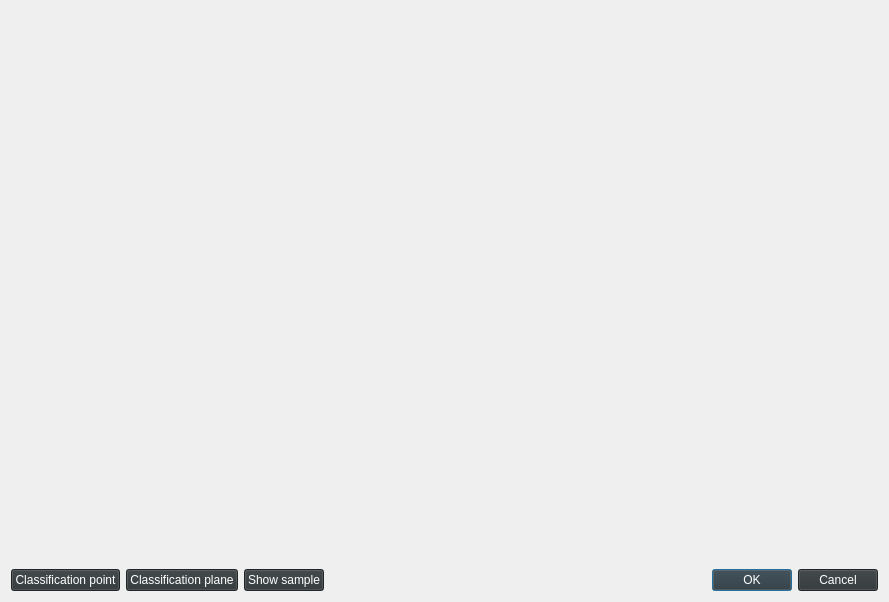
<?xml version="1.0" encoding="UTF-8"?>
<ui version="4.0">
 <class>Ploting</class>
 <widget class="QDialog" name="Ploting">
  <property name="geometry">
   <rect>
    <x>0</x>
    <y>0</y>
    <width>889</width>
    <height>602</height>
   </rect>
  </property>
  <property name="windowTitle">
   <string>Dialog</string>
  </property>
  <layout class="QGridLayout" name="gridLayout">
   <item row="1" column="0">
    <layout class="QHBoxLayout" name="horizontalLayout">
     <item>
      <widget class="QPushButton" name="pushButton">
       <property name="styleSheet">
        <string notr="true">border-color: rgb(46, 52, 54);
color: rgb(255, 255, 255);
background-color: rgb(46, 52, 54);
alternate-background-color: rgb(136, 138, 133);</string>
       </property>
       <property name="text">
        <string>Classification point</string>
       </property>
      </widget>
     </item>
     <item>
      <widget class="QPushButton" name="pushButton_2">
       <property name="styleSheet">
        <string notr="true">border-color: rgb(46, 52, 54);
color: rgb(255, 255, 255);
background-color: rgb(46, 52, 54);
alternate-background-color: rgb(136, 138, 133);</string>
       </property>
       <property name="text">
        <string>Classification plane</string>
       </property>
      </widget>
     </item>
     <item>
      <widget class="QPushButton" name="pushButton_3">
       <property name="styleSheet">
        <string notr="true">border-color: rgb(46, 52, 54);
color: rgb(255, 255, 255);
background-color: rgb(46, 52, 54);
alternate-background-color: rgb(136, 138, 133);</string>
       </property>
       <property name="text">
        <string>Show sample</string>
       </property>
      </widget>
     </item>
    </layout>
   </item>
   <item row="1" column="1">
    <widget class="QDialogButtonBox" name="buttonBox">
     <property name="styleSheet">
      <string notr="true">border-color: rgb(46, 52, 54);
color: rgb(255, 255, 255);
background-color: rgb(46, 52, 54);
alternate-background-color: rgb(136, 138, 133);</string>
     </property>
     <property name="orientation">
      <enum>Qt::Horizontal</enum>
     </property>
     <property name="standardButtons">
      <set>QDialogButtonBox::Cancel|QDialogButtonBox::Ok</set>
     </property>
    </widget>
   </item>
   <item row="0" column="0" colspan="2">
    <widget class="QCustomPlot" name="widget" native="true">
     <layout class="QVBoxLayout" name="verticalLayout_2"/>
    </widget>
   </item>
  </layout>
 </widget>
 <customwidgets>
  <customwidget>
   <class>QCustomPlot</class>
   <extends>QWidget</extends>
   <header>qcustomplot.h</header>
   <container>1</container>
  </customwidget>
 </customwidgets>
 <resources/>
 <connections>
  <connection>
   <sender>buttonBox</sender>
   <signal>accepted()</signal>
   <receiver>Ploting</receiver>
   <slot>accept()</slot>
   <hints>
    <hint type="sourcelabel">
     <x>248</x>
     <y>254</y>
    </hint>
    <hint type="destinationlabel">
     <x>157</x>
     <y>274</y>
    </hint>
   </hints>
  </connection>
  <connection>
   <sender>buttonBox</sender>
   <signal>rejected()</signal>
   <receiver>Ploting</receiver>
   <slot>reject()</slot>
   <hints>
    <hint type="sourcelabel">
     <x>316</x>
     <y>260</y>
    </hint>
    <hint type="destinationlabel">
     <x>286</x>
     <y>274</y>
    </hint>
   </hints>
  </connection>
 </connections>
</ui>
